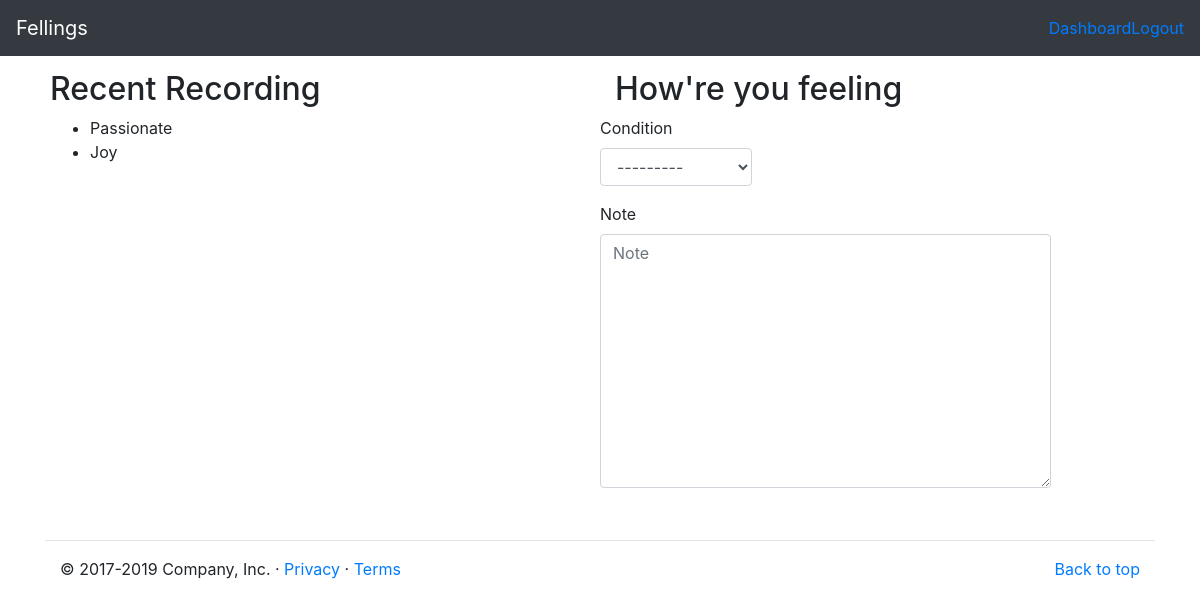
The app's page /users/dashboard/ (signed in), older data.
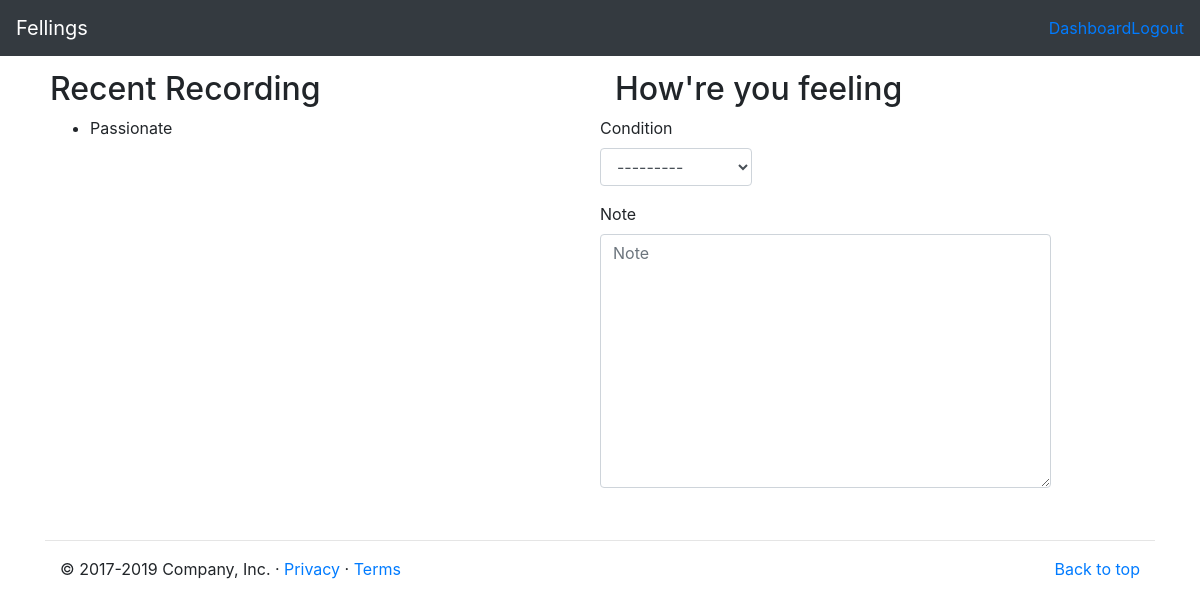
The same page, newer data.
### thoughts/models.py (models this page shows, shortened)
class Thought(models.Model):
    user = models.ForeignKey(User, on_delete=models.CASCADE, related_name="thoughts")
    recorded_at = models.DateTimeField(default=timezone.now, editable=False)
    condition = models.IntegerField(choices=CONDITIONS)
    note = models.TextField(blank=True, default="")
    class Meta:
        ordering = ["-recorded_at"]

### users/views.py (the view, shortened to what this page needs)
# urls.py: path("dashboard/", views.Dashboard.as_view(), name="dashboard"),
class Dashboard(LoginRequiredMixin, SelectRelatedMixin, generic.TemplateView):
    model = User
    select_related = "thoughts"
    template_name = "users/dashboard.html"

### thoughts/form.py
class ThoughtForm(forms.ModelForm):
    class Meta:
        fields = ["condition", "note"]
        model = models.Thought

### thoughts/templatetags/thought_tags.py (called while the page is built)
@register.inclusion_tag("thoughts/_form.html")
def thought_form():
    form = ThoughtForm()
    return {"form": form}

### users/templates/users/dashboard.html (shortened to what this page needs)
{% extends 'layout.html' %}
{% load thought_tags %}
{% block content %}
<div class="container" style="padding: 20px;">
    <dev class="row">
        <div class="col-md-6">
            <h2>Recent Recording</h2>
            <ul>
                {% for thought in user.thoughts.all %}
                <li>{{ thought.get_condition_display }}</li>
                {% endfor %}
            </ul>
        </div>
        <dev class="col-md-6">
            {% thought_form %}
        </dev>
    </dev>
</div>
{% endblock %}

Row changes from the older to the newer data that the page shows:
removed Thought: condition "Joy"
